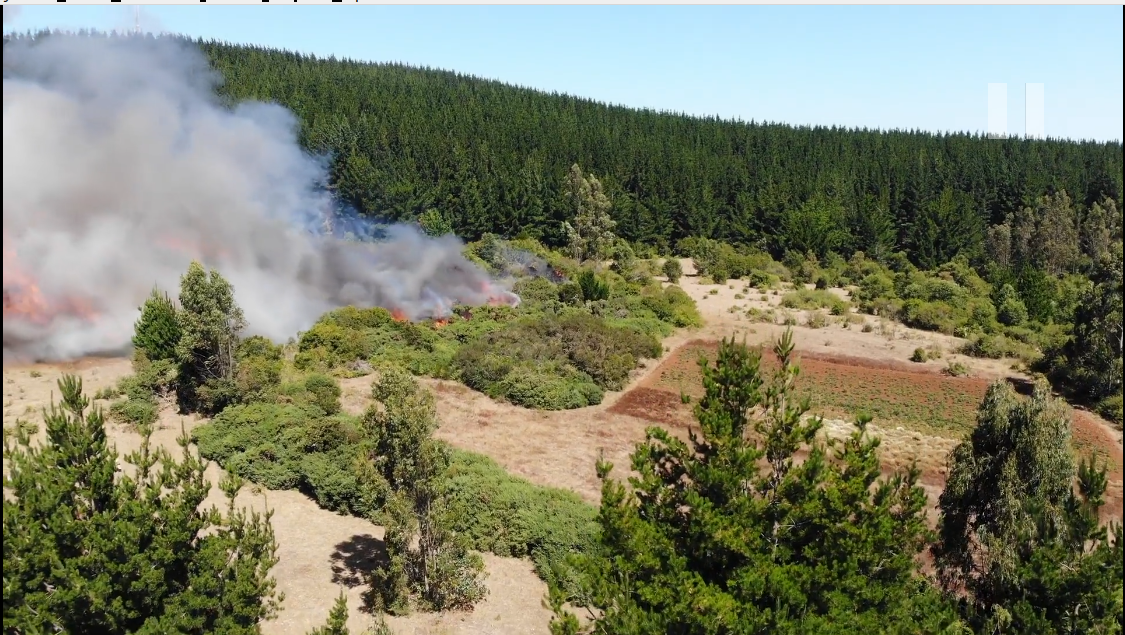
#> input picture img.png, 1125 x 635 px, given in place of video1.mp4, which was not available
$ python openCVVideo.py
#> lines starting #> are read from the running program, lines starting #| are printed output that depends on the picture; after the words box and inside, x2 and y2 are one past the last pixel; in counts of white or black regions, pixels touching at a corner belong together; pictures that were not available may be replaced by others from this repository, and a replacement may not be noted
import numpy as np
import matplotlib.pyplot as plt
import os
import os.path
import cv2

filename = 'video1.mp4'

widthImagem = 700
heightImagem = 600
url = os.path.dirname(os.path.abspath(__file__))
cap = cv2.VideoCapture(url+'../dataset/'+filename)
diferencaTamanhoFogo = []
diferencaTamanhoFumaca = []
outFire = cv2.VideoWriter('Fogo.avi',cv2.VideoWriter_fourcc('M','J','P','G'), 10, (widthImagem, heightImagem))
outSmoke = cv2.VideoWriter('Fumaça.avi',cv2.VideoWriter_fourcc('M','J','P','G'), 10, (widthImagem, heightImagem))
f = open('data.csv', 'a')
if os.path.isfile('data.csv') == False:
    f.write('rgbFogoR,rgbFogoG,rgbFogoB,rgbFumacaR,rgbFumacaG,rgbFumacaB,qtdMovimentoFogo,qtdMovimentoFumaca,tamanhoFogo,tamamnhoFumaca\n')
else:
    f.write('\n')

def handleCordenates(cordinate, size):
    if cordinate > size:
        return size
    else :
        return cordinate

def pegarValoresRGBImagem(frame, Xcm, Ycm):
    tamanhoGrid = 9 # 9 x 9
    yGrid = 0
    xGrid = 0
    r = 0
    g = 0
    b = 0
    for i in range(tamanhoGrid):
        if i % 3 == 0:
            xGrid = 1
            yGrid += 1
        rgb = frame[handleCordenates(int((Ycm - 1) + yGrid), heightImagem),handleCordenates(int((Xcm - 1) + xGrid), widthImagem)]
        xGrid += 1
        r += rgb[0]
        g += rgb[1]
        b += rgb[2]
    return [int(r / tamanhoGrid), int(g / tamanhoGrid), int(b / tamanhoGrid)]

def gerarVideos(lower, upper, out, hsv, type):
    lower = np.array(lower , dtype='uint8')
    upper = np.array(upper , dtype='uint8')
    mask = cv2.inRange(hsv , lower , upper)

    output = cv2.bitwise_and(frame , hsv , mask=mask)

    tamanho = cv2.countNonZero(mask)
    if type == 'fogo':
        diferencaTamanhoFogo.append(tamanho)
    else:
        diferencaTamanhoFumaca.append(tamanho)

    ret,thresh = cv2.threshold(output,30,255,cv2.THRESH_BINARY)
    height, width = thresh.shape[:2]

    mass = 0
    Xcm  = 0.0
    Ycm  = 0.0

    for i in range(width) :
        for j in range(height) :
            if not all(thresh[j][i] == 0) :
                mass += 1
                Xcm  += i
                Ycm  += j

    if mass == 0:
        Xcm = 0
        Ycm = 0
    else:
        Xcm = Xcm/mass
        Ycm = Ycm/mass

    output = cv2.circle(output, (int(Xcm), int(Ycm)), 20, (255,0,0), 2)
    out.write(output)
    return [Xcm, Ycm, tamanho]

if cap.isOpened()== False:
    print("Error opening video stream or file")
    print(url+'/Fire-Detection/1/'+filename)

count = 0
while (cap.isOpened()):
    ret, frame = cap.read()
#> frame is the input picture: shape (635, 1125, 3); mean B, G, R 104.2, 126.6, 123.3
    if count == 6:
        break
    if ret == True:
        frame = cv2.resize(frame, (widthImagem, heightImagem))
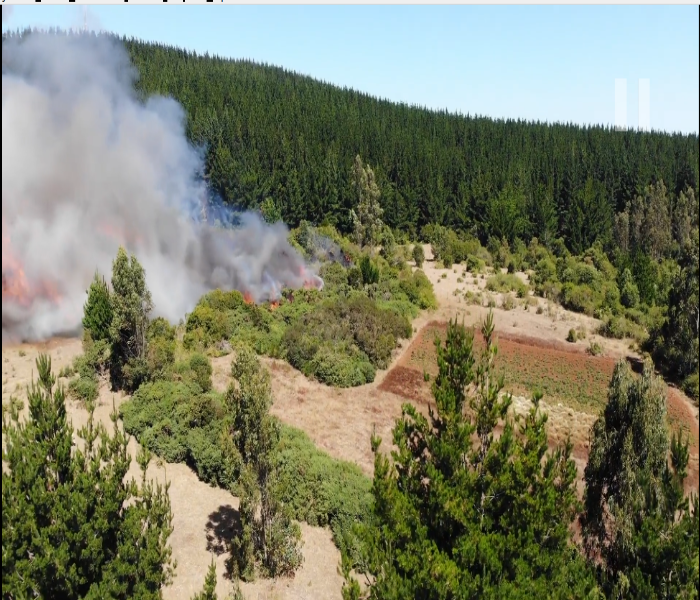
#> frame: shape (600, 700, 3); mean B, G, R 104.1, 126.5, 123.2
        blur = cv2.GaussianBlur(frame , (15 , 15) , 0)
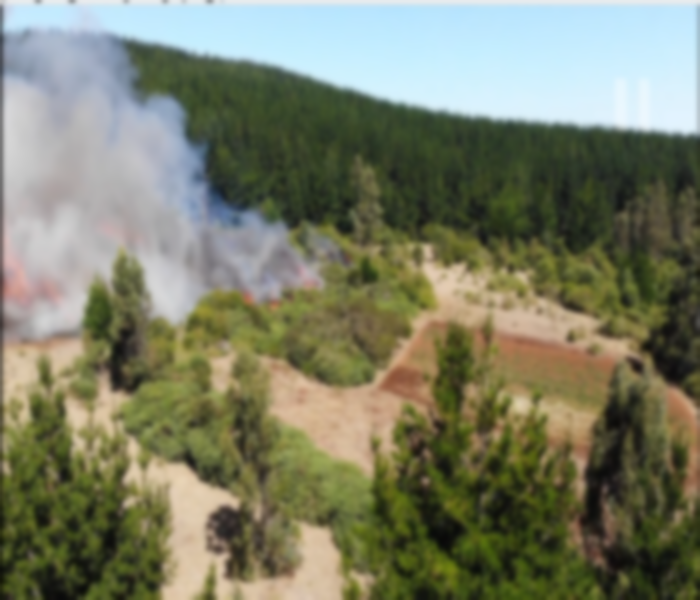
#> blur: shape (600, 700, 3); mean B, G, R 104.2, 126.6, 123.3
        hsv = cv2.cvtColor(blur , cv2.COLOR_BGR2HSV)
#> hsv: shape (600, 700, 3); mean H, S, V 49.9, 87.3, 135
        frameRGB2BGR = cv2.cvtColor(frame , cv2.COLOR_RGB2BGR)

        # Mascara fogo
        lowerFire = (120, 27, 0)
        upperFire = (179, 255, 255)

        XcmFogo, YcmFogo, tamanhoFogo = gerarVideos(lowerFire, upperFire, outFire, hsv, 'fogo')
#> in gerarVideos, `mask = cv2.inRange(hsv , lower , upper)`:
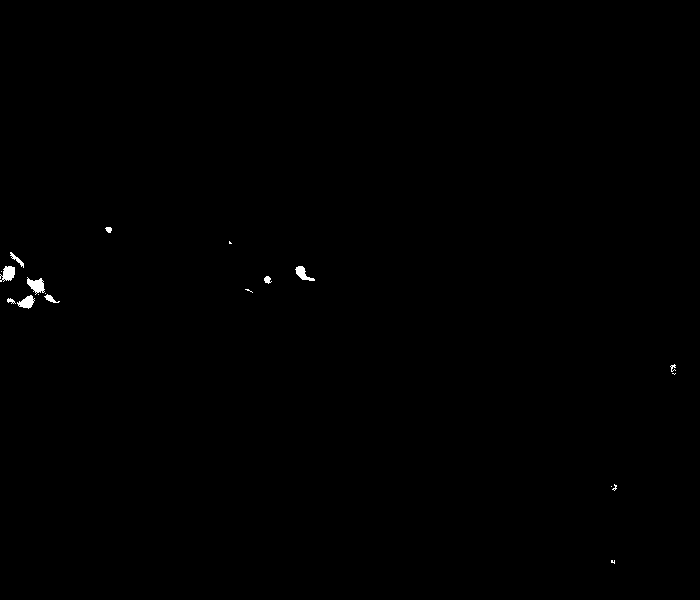
#> mask: shape (600, 700); 0.22% white; 19 white regions (9 under 20 px), largest, box (x1, y1, x2, y2) and area: (27, 277, 45, 295) 183, (0, 266, 15, 282) 165, (17, 295, 35, 309) 143
#> in gerarVideos, `tamanho = cv2.countNonZero(mask)`: tamanho = 923
#> in gerarVideos, `output = cv2.circle(output, (int(Xcm), int(Ycm)), 20, (255,0,0), 2)`:
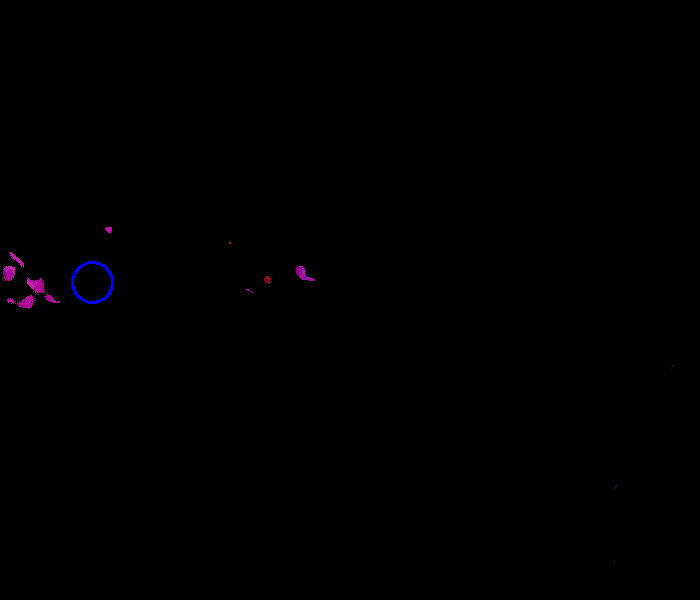
#> output: shape (600, 700, 3); mean B, G, R 0.5, 0, 0.4
#> XcmFogo = 92.57; YcmFogo = 282.7; tamanhoFogo = 923
        rgbFogo = pegarValoresRGBImagem(frameRGB2BGR, XcmFogo, YcmFogo)
#> the loop in pegarValoresRGBImagem, `for i in range(tamanhoGrid):` made 9 passes
#> (rgb, r, g, b) on passes 2 to 9: ([179, 178, 144], 345, 342, 272), ([163, 164, 131], 508, 506, 403), ([150, 151, 103], 658, 657, 506), ([169, 172, 124], 827, 829, 630), ([156, 158, 117], 983, 987, 747), ([143, 147, 87], 1126, 1134, 834), ([155, 161, 102], 1281, 1295, 936), ([145, 151, 99], 1426, 1446, 1035)
#> (r, g, b) on pass 1: (166, 164, 128)
#> after the loop in pegarValoresRGBImagem, `for i in range(tamanhoGrid):`: b = 1035; g = 1446; r = 1426; yGrid = 3
#> rgbFogo = [158, 160, 115]
        movimentoFogo = '?'

        # Mascara Fumaça
        lowerSmoke = (105, 0, 90)
        upperSmoke = (179, 140, 220)

        XcmFumaca, YcmFumaca, tamanhoFumaca = gerarVideos(lowerSmoke, upperSmoke, outSmoke, hsv, 'fumaca')
#> call 2 of gerarVideos, with lower = (105, 0, 90), upper = (179, 140, 220), type = 'fumaca'
#> in gerarVideos (call 2), `mask = cv2.inRange(hsv , lower , upper)`: mask: shape (600, 700); 9.9% white; 118 white regions (110 under 20 px), largest, box (x1, y1, x2, y2) and area: (0, 28, 315, 317) 40410, (44, 294, 71, 333) 576, (17, 295, 35, 317) 209
#> in gerarVideos (call 2), `output = cv2.bitwise_and(frame , hsv , mask=mask)`:
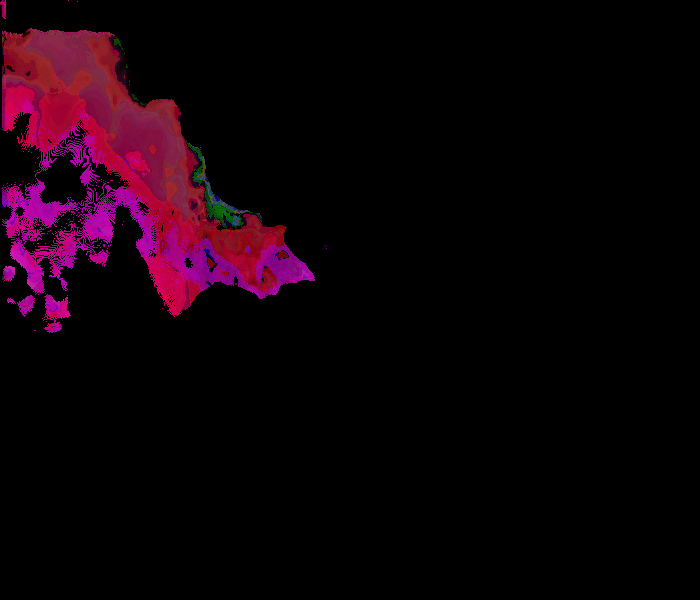
#> output: shape (600, 700, 3); mean B, G, R 8.2, 1.4, 14.8
#> in gerarVideos (call 2), `tamanho = cv2.countNonZero(mask)`: tamanho = 41737
#> in gerarVideos (call 2), `ret,thresh = cv2.threshold(output,30,255,cv2.THRESH_BINARY)`:
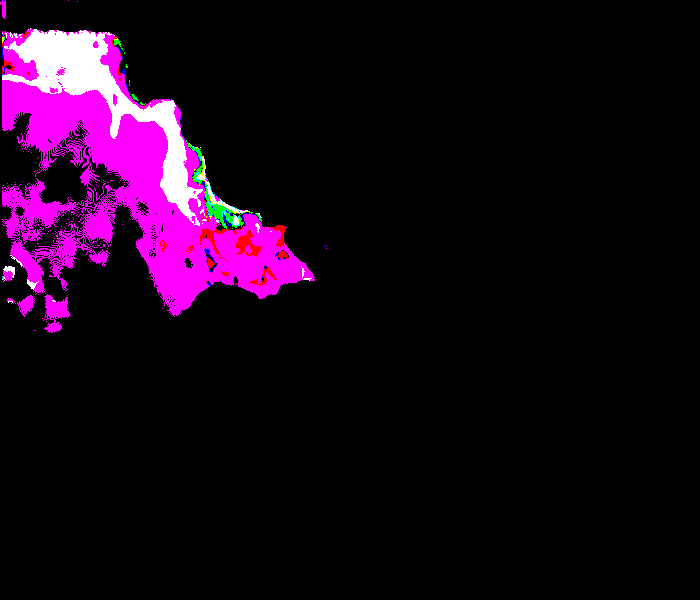
#> thresh: shape (600, 700, 3); mean B, G, R 23.6, 6, 24.2
#> in gerarVideos (call 2), `output = cv2.circle(output, (int(Xcm), int(Ycm)), 20, (255,0,0), 2)`:
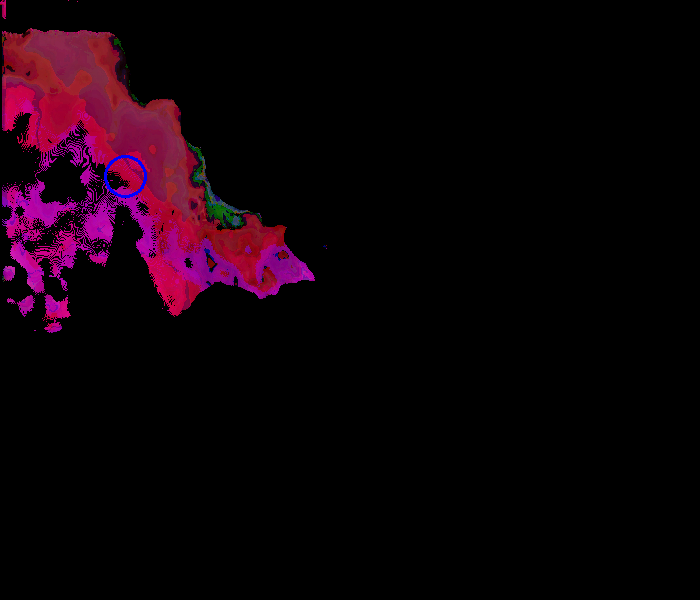
#> output: shape (600, 700, 3); 0.09% of pixels changed, all inside (x1, y1, x2, y2) = (104, 155, 147, 198)
#> XcmFumaca = 125.9; YcmFumaca = 176; tamanhoFumaca = 41737
        rgbFumaca = pegarValoresRGBImagem(frameRGB2BGR, XcmFumaca, YcmFumaca)
#> the loop in pegarValoresRGBImagem (call 2), `for i in range(tamanhoGrid):` made 9 passes
#> (rgb, r, g, b) on passes 2 to 9: ([185, 185, 187], 369, 369, 373), ([185, 185, 188], 554, 554, 561), ([184, 184, 186], 738, 738, 747), ([184, 184, 186], 922, 922, 933), ([185, 185, 187], 1107, 1107, 1120), ([183, 183, 185], 1290, 1290, 1305), ([184, 184, 186], 1474, 1474, 1491), ([184, 184, 186], 1658, 1658, 1677)
#> (r, g, b) on pass 1: (184, 184, 186)
#> rgbFumaca = [184, 184, 186]
        movimentoFumaca = '?'

        if count >= 2:
            movimentoFumaca = abs(diferencaTamanhoFumaca[count] - diferencaTamanhoFumaca[count - 2])
            movimentoFogo = abs(diferencaTamanhoFogo[count] - diferencaTamanhoFogo[count - 2])
            f.write("{},{},{},{},{},{},{},{},{},{}\n".format(rgbFogo[0], rgbFogo[1], rgbFogo[2], rgbFumaca[0], rgbFumaca[1], rgbFumaca[2], movimentoFogo, movimentoFumaca, tamanhoFogo, tamanhoFumaca))

        count += 1
    else:
        break

cap.release()
outFire.release()
outSmoke.release()
# Closes all the frames
cv2.destroyAllWindows()
